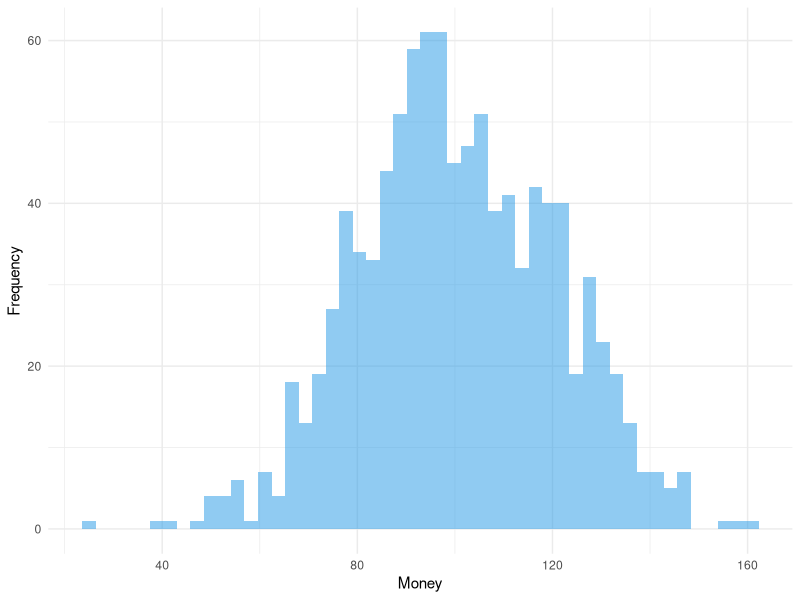

The R source for this figure: (Note: this script raises an error after producing the figure.)
library(ggplot2)
library(patchwork)
library(tidyr)
library(dplyr)



nA = 1000         # number of Agents
ID = seq_len(nA)  # ID of the Agents
M0pop = 100       # Mean amount of Money in the Start-Population


# generating Start-Population

PopNorm <- data.frame( ID = ID,
                       Money= sort(rnorm(nA, mean = M0pop, sd = 0.2 * M0pop))
                      )

ggplot(PopNorm, aes(x = Money)) +
  geom_histogram(position = "identity", alpha = 0.5, bins = 50, fill = 4) +
  ylab("Frequency") +
  scale_fill_manual(values = 4) +
  theme_minimal() +
  theme(legend.position = "top")

# generating random split


splitopt <- function(){
  rn <- runif(1)
  c(rn,1-rn)
}


# calculating the Probability for the next exchange

calc_p <- function(M_dist) {
  Dist <- data.frame(Money = M_dist,
                     probwin = 0,
                     probmed = 0,
                     probmean = 0
                     )
  Sum <- data.frame(Money = c(min(Dist$Money),
                              max(Dist$Money),
                              median(Dist$Money),
                              mean(Dist$Money)
                              ),
                    probwin = 0,
                    probmed = 0,
                    probmean = 0
                    )
  rownames(Sum) <- c("min", "max", "med", "mean")
  M_Med <- Sum["med", "Money"]
  M_Mean <- Sum["mean", "Money"]
  for(i in 1:nrow(Dist)) {
    M_A <- Dist[i,"Money"]
    M_oA <- Dist[c(-i),"Money"]
    pwin <- M_oA*0
    pmed <- M_oA*0
    pmean <- M_oA*0
    for(ii in 1:NROW(M_oA)) {
      Pot <- max(M_A + M_oA[ii], 10e-8)
      pwin[ii] <- 1-min(1, M_A/Pot)
      pmed[ii] <- 1-min(1, M_Med/Pot)
      pmean[ii] <- 1-min(1, M_Mean/Pot)
    }
    Dist[i,"probwin"] <- mean(pwin)
    Dist[i,"probmed"] <- mean(pmed)
    Dist[i,"probmean"] <- mean(pmean)
  }
  for (i in c("probwin","probmed","probmean")) {
    Sum[[i]] = c(min(Dist[[i]]),
                    max(Dist[[i]]),
                    median(Dist[[i]]),
                    mean(Dist[[i]])
    )
  }

  Output <- list(Sum = Sum, Dist = Dist)
  return(Output)
}


calc_pf <- function(M) {
  n <- length(M)
  MM <- matrix(rep(M,times=n),n,n)
  S <- (M+t(MM))
  S[S==0] <- 10e-8
  pwin <- (1-t(MM)/S)
  diag(pwin) <- 0
  pmed <- 1-(median(M)/S)
  pmed[pmed<0] <- 0
  diag(pmed) <- 0
  pmean <- 1-(mean(M)/S)
  pmean[pmean<0] <- 0
  diag(pmean) <- 0

  Dist <- data.frame(Money = M,
                     probwin = colSums(pwin)/(n-1),
                     probmed = colSums(pmed)/(n-1),
                     probmean = colSums(pmean)/(n-1)
                     )

  Sum <- data.frame(Money = c(min(Dist$Money),
                              max(Dist$Money),
                              median(Dist$Money),
                              mean(Dist$Money)),
                    probwin = c(min(Dist$probwin),
                                max(Dist$probwin),
                                median(Dist$probwin),
                                mean(Dist$probwin)),
                    probmed = c(min(Dist$probmed),
                                max(Dist$probmed),
                                median(Dist$probmed),
                                mean(Dist$probmed)),
                    probmean = c(min(Dist$probmean),
                                max(Dist$probmean),
                                median(Dist$probmean),
                                mean(Dist$probmean))
                    )

  rownames(Sum) <- c("min", "max", "med", "mean")
  Output <- list(Sum = Sum, Dist = Dist)
  return(Output)
}

M <- c(50,100,150,0,0)

calc_p(M)
calc_pf(M)

ntest <- 6
df <- prob(rep(100, times = ntest))
round(df$Dist, digits = 2)
round(df$Sum, digits = 2)

df$Dist$Money[1] <- 50
df$Dist$Money[2] <- 150

df <- prob(df$Dist$Money)
round(df$Dist, digits = 2)
round(df$Sum, digits = 2)

df$Dist$Money[3] <- 200
df$Dist$Money[2] <- 50

df <- prob(df$Dist$Money)
round(df$Dist, digits = 2)
round(df$Sum, digits = 2)


ProbNorm <- calc_p(PopNorm$Money)

figProb <- function(Prob, Title, xmax) {
  Figd <- pivot_longer(data.frame(Prob$Dist),
                       cols = starts_with("p"),
                       names_to = "Outcome",
                       values_to = "Probability"
                       )
  Figs <- Prob$Sum

  Figp <- ggplot(data = Figd,
                 aes(x = Money,
                     y = Probability,
                     color = Outcome
                     )
                 ) +
    geom_point( alpha = 0.5, size = 1.5) +
    scale_color_manual(name = "Probability to",
                       values = c(2, 3, 4),
                       labels = c("gain more than the Mean",
                                  "gain more than the Median",
                                  "gain")
                       ) +
    ylim(0, 1) +
    xlim(0, xmax) +

    geom_vline(xintercept = Figs["med","Money"],
               linetype = "solid", color = 1) +
    annotate("text",
             x = Figs["med","Money"] * 0.95,
             y = 0,
             hjust = 1,
             vjust = 0,
             label = paste("Median =",
                           round(Figs["med","Money"], 0)),
             color = 1) +

    geom_vline(xintercept = Figs["mean","Money"],
               linetype = "dashed", color = 1) +
    annotate("text",
             x = Figs["mean","Money"] * 1.05,
             y = 0,
             hjust = 0,
             vjust = 0,
             label = paste("Mean =",
                           round(Figs["mean","Money"], 0)),
             color = 1) +

    geom_hline(yintercept = Figs["mean","probmed"],
             linetype = "solid", color = 3) +
    annotate("text",
             x = xmax,
             y = Figs["mean","probmed"] * 1.05,
             hjust = 1,
             vjust = 0,
             label = paste("Mean =",
                           round(Figs["mean","probmed"], 2)),
             color = 3) +

    geom_hline(yintercept = Figs["mean","probmean"],
               linetype = "solid", color = 2) +
    annotate("text",
             x = xmax,
             y = Figs["mean","probmean"]*0.95,
             hjust = 1,
             vjust = 1,
             label = paste("Mean =",
                           round(Figs["mean","probmean"], 2)),
             color = 2) +

    labs(title = Title) +
    theme_light() +
    theme(legend.position = "bottom")
  return(Figp)
}

figProb(ProbNorm, "Probability at Beginning", 250)

# Simulation


ecosim <- function( n, M_dist, TL = 0 ) {
  df <- data.frame(ID=seq(1,NROW(M_dist)),
                   nE=0,
                   MT_S=M_dist,
                   MT_E=M_dist
                   )
  if (TL > 0) {
    M_TL <- data.frame(n0 = df$MT_S)
  }
  for(i in 1:n) {
    rdf <- sample(df$ID, size=2)
    rds <- splitopt()
    df[rdf,"nE"] <- df[rdf,"nE"] + 1
    df[rdf,"MT_E"] <- sum( df[rdf,"MT_E"]) * rds
    if ( TL > 0 ) {
      if ( i %% TL == 0) {
        M_TL [[paste0("n",i)]]<- df$MT_E
      }
    }
  }
  Output <- list("Sum" = df)
  if ( TL > 0 ) {
    rownames(M_TL) <- df$ID
    Output$Timeline <- M_TL
  }
  return(Output)
}



df <- ecosim(50000, PopNorm$Money, TL = 500)

summary(df$Sum)
df$Timeline

figHist <- function(sim_sum) {
  Fig <- pivot_longer(data.frame(sim_sum),
                      cols = starts_with("MT"),
                      names_to = "Distribution",
                      values_to = "Money"
                      )
  Fig$Distribution <-recode(Fig$Distribution,
                            "MT_S" = "at Begining",
                            "MT_E" = "at the End"
                            )
  Figp <- ggplot(Fig02, aes(x = Money, fill = Distribution)) +
    geom_histogram(position = "identity", alpha = 0.5, bins = 50) +
    ylab("Frequency") +
    scale_fill_manual(name = NULL, values = c(4,3)) +
    scale_color_manual(name = NULL, values = c(4, 3)) +
    theme_minimal() +
    theme(legend.position = "top")
  return(Figp)
}

figHist(df$Sum)

MTime <- data.frame(ID,df$Timeline)

sID <- c(1,2,3,nA/2-1,nA/2,nA/2+1,nA-2,nA-1,nA)
sMTime <- MTime[sID,]

Fig03 <- pivot_longer(data.frame(sMTime),
                      cols = !matches("ID"),
                      names_to = "Time",
                      names_prefix = "n",
                      names_transform = list(Time = as.integer),
                      values_to = "Money"
)

Fig03$ID <- sprintf("%04d", Fig03$ID)

ggplot(data = Fig03, aes(x = Time, y = Money, color = ID)) +
  geom_line() +
  ggtitle("Timeline for seven Agents") +
  xlab("number of exchanges") +
  labs(color = "Agents ID") +
  scale_color_manual(values = c(2,2,2, 1,1, 1,3,3,3)) +
  theme_light() +
  theme(legend.position = "right",
        legend.background = element_rect(fill = "white"))



FigA <- figProb(calc_p(MTime[,2]), "Probability at Beginning", 700)
FigB <- figProb(calc_p(MTime[,3]), "Probability after 500 exchanges", 700)
FigC <- figProb(calc_p(MTime[,4]), "Probability after 1000 exchanges", 700)
FigD <- figProb(calc_p(MTime[,NCOL(MTime)]), "Probability at the End", 700)


(FigA + FigB) / (FigC + FigD)



calc_p_t <- function(M_dist) {
  pnt <- prob(M_dist[,1])
  tx <- as.numeric(gsub("n", "",colnames(M_dist)[1]))
  pnts <- data.frame(Time = rep(tx, times = 4),
                     Res = colnames(pnt$Sum),
                     t(pnt$Sum)
                     )
  for(i in 2:ncol(M_dist)) {
    pnt <- prob(M_dist[,i])
    tx <- as.numeric(gsub("n", "",colnames(M_dist)[i]))
    pnti <- data.frame(Time = rep(tx, times = 4),
                       Res = colnames(pnt$Sum),
                       t(pnt$Sum)
                       )
    pnts <- rbind(pnts,pnti)
  }
  rownames(pnts) <- NULL
  return(pnts)
}

probNormt <- calc_p_t(df$Timeline)
probNormt


Fig08 <- probNormt[probNormt$Res=="Money",]

ggplot(data = Fig08, aes(x = Time)) +
  geom_ribbon(aes(ymin = min, ymax = max), fill = 4, alpha = 0.1) +
  geom_line(aes(y = min), color = 4, linetype = "dotted", size = 0.8) +
  geom_line(aes(y = max), color = 4, linetype = "dotted", size = 0.8) +
  geom_line(aes(y = mean, color = "Mean", linetype = "Mean"), size = 1) +
  geom_line(aes(y = med, color = "Median", linetype = "Median"), size = 1) +
  ggtitle("Timeline - Money") +
  xlab("number of exchanges") +
  ylab("Money") +
  scale_color_manual(name = "Population", values = c("Mean" = 4, "Median" = 4)) +
  scale_linetype_manual(name = "Population", values = c("Mean" = "dashed", "Median" = "solid")) +
  theme_light() +
  theme(legend.position = c(0.01, 1),
        legend.justification = c(0, 1),
        legend.background = element_rect(fill = "white"))

Fig09 <- probNormt[probNormt$Res=="probwin",]

ggplot(data = Fig09, aes(x = Time)) +
  geom_line(aes(y = mean, color = "Mean", linetype = "Mean"), size = 1) +
  geom_line(aes(y = med, color = "Median", linetype = "Median"), size = 1) +
  ggtitle("Timeline - Probability to gain Money") +
  xlab("number of exchanges") +
  ylab("Probability") +
  ylim(0.45, 0.55) +
  scale_color_manual(name = "Population", values = c("Mean" = 1, "Median" = 1)) +
  scale_linetype_manual(name = "Population", values = c("Mean" = "dashed", "Median" = "solid")) +
  theme_light() +
  theme(legend.position = c(0.01, 1),
        legend.justification = c(0, 1),
        legend.background = element_rect(fill = "white"))

Fig10 <- probNormt[probNormt$Res=="probmed",]

ggplot(data = Fig10, aes(x = Time)) +
  geom_line(aes(y = mean, color = "Mean", linetype = "Mean"), size = 1) +
  geom_line(aes(y = med, color = "Median", linetype = "Median"), size = 1) +
  ggtitle("Timeline - Probability to gain more than the Median of Money") +
  xlab("number of exchanges") +
  ylab("Probability") +
  ylim(0.45, 0.55) +
  scale_color_manual(name = "Population", values = c("Mean" = 3, "Median" = 3)) +
  scale_linetype_manual(name = "Population", values = c("Mean" = "dashed", "Median" = "solid")) +
  theme_light() +
  theme(legend.position = c(0.01, 1),
        legend.justification = c(0, 1),
        legend.background = element_rect(fill = "white"))

Fig11 <- probNormt[probNormt$Res=="probmean",]

ggplot(data = Fig11, aes(x = Time)) +
  geom_line(aes(y = mean, color = "Mean", linetype = "Mean"), size = 1) +
  geom_line(aes(y = med, color = "Median", linetype = "Median"), size = 1) +
  ggtitle("Timeline - Probability to gain more than the Mean of Money") +
  xlab("number of exchanges") +
  ylab("Probability") +
  ylim(0.25, 0.55) +
  scale_color_manual(name = "Population", values = c("Mean" = 2, "Median" = 2)) +
  scale_linetype_manual(name = "Population", values = c("Mean" = "dashed", "Median" = "solid")) +
  theme_light() +
  theme(legend.position = c(1, 1),
        legend.justification = c(1, 1),
        legend.background = element_rect(fill = "white"))

Fig12 <- probNormt[probNormt$Res!="Money",c("Time","Res","mean")]

ggplot(data = Fig12, aes(x = Time, y = mean, color = Res)) +
  geom_line(size = 1) +
  scale_color_manual(name = NULL, values = c(2, 3, 4),
                     labels = c("gain more than the Mean",
                                "gain more than the Median",
                                "gain")) +
  ggtitle("Probability to ... of Money - Timeline") +
  xlab("number of exchanges") +
  ylab("Mean-Probability in the Population") +
  ylim(0.35, 0.55) +
  theme_light() +
  theme(legend.position = "bottom",
        legend.justification = c(0, 1),
        legend.background = element_rect(fill = "white"))



